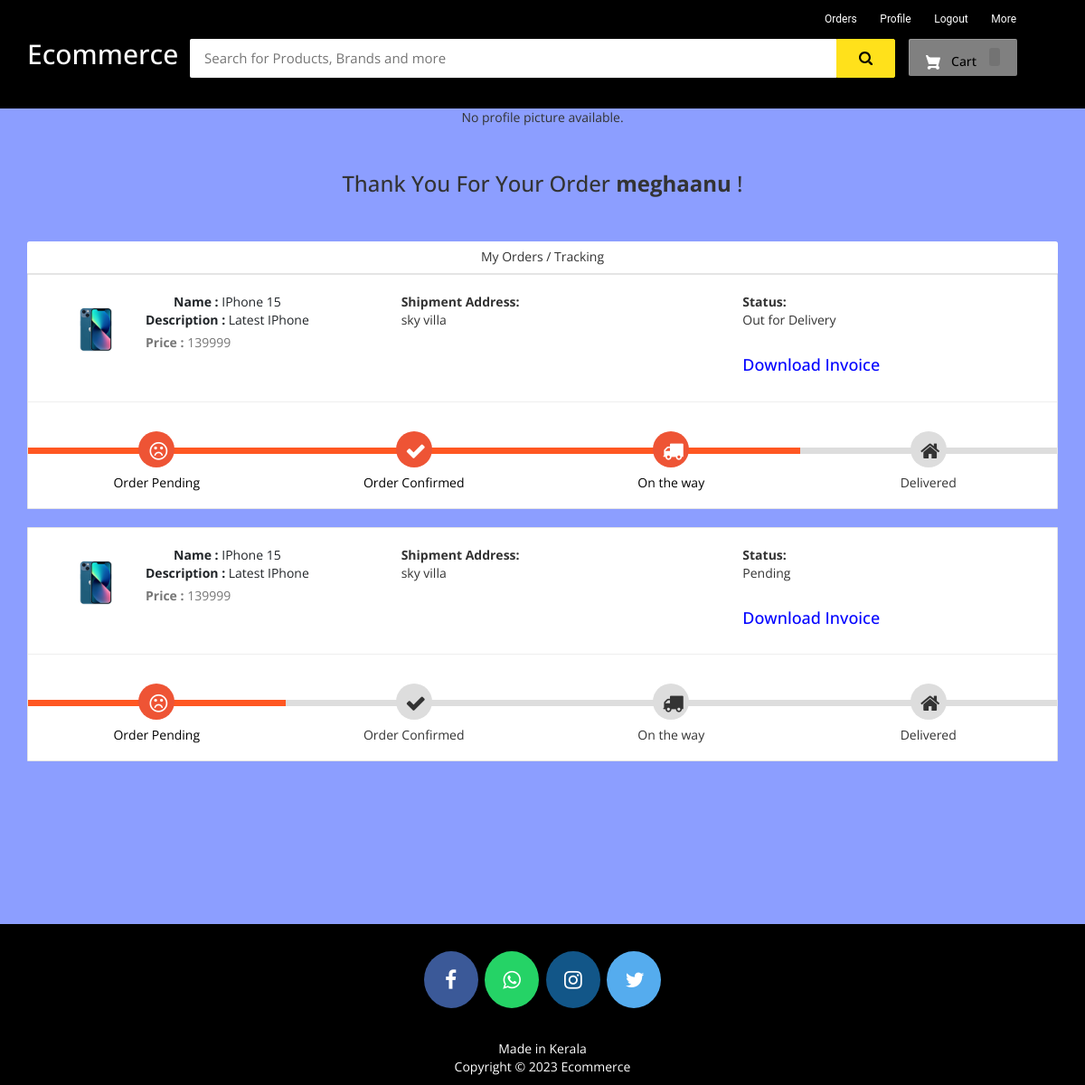
The app's page /my-order (signed in) with its own data.
### ecom/models.py (models this page shows, shortened)
class Product(models.Model):
    name=models.CharField(max_length=40)
    product_image= models.ImageField(upload_to='product_image/',null=True,blank=True)
    price = models.PositiveIntegerField()
    description=models.CharField(max_length=40)

class Orders(models.Model):
    STATUS =(
        ('Pending','Pending'),
        ('Order Confirmed','Order Confirmed'),
        ('Out for Delivery','Out for Delivery'),
        ('Delivered','Delivered'),
    )
    customer=models.ForeignKey('Customer', on_delete=models.CASCADE,null=True)
    product=models.ForeignKey('Product',on_delete=models.CASCADE,null=True)
    email = models.CharField(max_length=50,null=True)
    address = models.CharField(max_length=500,null=True)
    mobile = models.CharField(max_length=20,null=True)
    order_date= models.DateField(auto_now_add=True,null=True)
    status=models.CharField(max_length=50,null=True,choices=STATUS)

### ecom/views.py (the view)
# urls.py: path('my-order', views.my_order_view,name='my-order'),
@login_required(login_url='customerlogin')
@user_passes_test(is_customer)
def my_order_view(request):
    customer=models.Customer.objects.get(user_id=request.user.id)
    orders=models.Orders.objects.all().filter(customer_id = customer)
    ordered_products=[]
    for order in orders:
        ordered_product=models.Product.objects.all().filter(id=order.product.id)
        ordered_products.append(ordered_product)
    return render(request,'ecom/my_order.html',{'data':zip(ordered_products,orders)})

### ecom/views.py (called while the page is built)
def is_customer(user):
    return user.groups.filter(name='CUSTOMER').exists()

### templates/ecom/my_order.html (shortened to what this page needs)
{% extends 'ecom/customer_base.html' %}
{% load static %}
{% block content %}
<br>
<h3 style="text-align:center;">Thank You For Your Order  <strong>{{request.user}}</strong> !</h3> <br><br>
<div class="container">
    <header class="card-header" style="text-align:center;"> My Orders / Tracking </header>
    {% for products,order in data %}
    <article class="card">
        <div class="card-body">
            <ul class="row" style="margin-left:20px;margin-top:20px;">
                <li class="col-md-4">
                  <figure class="itemside mb-3">
                    {%for product in products%}
                      <div class="aside"><img src="{% static product.product_image.url %}" class="img-sm border"></div>
                      <figcaption class="info align-self-center">
                          <p class="title"><strong>Name : </strong>{{product.name}} <br> <strong>Description : </strong>{{product.description}}</p> <span class="text-muted"><strong>Price : </strong>{{product.price}} </span>
                      </figcaption>
                  </figure>
                </li>
                <li class="col-md-4">
                    <div class="col"> <strong>Shipment Address:</strong> <br> {{order.address}}</div>
                </li>
                <li class="col-md-4">
                    <div class="col"> <strong>Status:</strong> <br> {{order.status}} </div> <br>
                    <h4><a style="text-decoration:none; color:blue;" href="{% url 'download-invoice' order.id product.id  %}" >Download Invoice</a></h4>
                </li>
                {%endfor%}
            </ul>
            <hr>
            <div class="track">
                {%if order.status == 'Pending' %}
                <div class="step active"> <span class="icon"> <i style="padding-top:5px; padding-right:20px;" class="fa fa-frown-o"></i> </span> <span class="text">Order Pending</span> </div>
                <div class="step "> <span class="icon"> <i style="padding-top:5px; padding-right:20px;" class="fa fa-check"></i> </span> <span class="text"> Order Confirmed</span> </div>
                <div class="step "> <span class="icon"> <i style="padding-top:5px; padding-right:20px;" class="fa fa-truck"></i> </span> <span class="text"> On the way </span> </div>
                <div class="step "> <span class="icon"> <i style="padding-top:5px; padding-right:20px;" class="fa fa-home"></i> </span> <span class="text">Delivered</span> </div>
                {%elif order.status == 'Out for Delivery'%}
                <div class="step active"> <span class="icon"> <i style="padding-top:5px; padding-right:20px;" class="fa fa-frown-o"></i> </span> <span class="text">Order Pending</span> </div>
                <div class="step active"> <span class="icon"> <i style="padding-top:5px; padding-right:20px;" class="fa fa-check"></i> </span> <span class="text"> Order Confirmed</span> </div>
                <div class="step active"> <span class="icon"> <i style="padding-top:5px; padding-right:20px;" class="fa fa-truck"></i> </span> <span class="text"> On the way </span> </div>
                <div class="step "> <span class="icon"> <i style="padding-top:5px; padding-right:20px;" class="fa fa-home"></i> </span> <span class="text">Delivered</span> </div>
                {%endif%}
            </div>
        </div>
    </article><br>
    {%endfor%}
</div>
<br><br><br><br><br>
{% endblock content %}

### templates/ecom/customer_base.html (shortened to what this page needs)
<html>
{% load static %}
<head>
<link rel="stylesheet" href="https://maxcdn.bootstrapcdn.com/bootstrap/3.3.0/css/bootstrap.min.css">
<link rel="stylesheet" href="https://maxcdn.bootstrapcdn.com/font-awesome/4.7.0/css/font-awesome.min.css">
</head>
<body>
<div id="navbar">
    <div class="container">
        <div class="row row1">
            <ul class="largenav pull-right">
                <li class="upper-links"><a class="links" href="/my-order">Orders</a></li>
                <li class="upper-links"><a class="links" href="/my-profile">Profile</a></li>
                  <li class="upper-links"><a class="links" href="/logout">Logout</a></li>
                <li class="upper-links dropdown"><a class="links" href="">More</a>
                </li>
            </ul>
        </div>
        <div class="row row2">
            <div class="col-sm-2">
                <h2 style="margin:0px;"><a style="text-decoration:none; color:white;" href="/"><span class="largenav">Ecommerce </span></a></h2>
            </div>
            <div class="navbar-search smallsearch col-sm-8 col-xs-11">
              <form  action="/search" method="get">
                <div class="row"> <input class="navbar-input col-xs-11" type="search" placeholder="Search for Products, Brands and more" name="query" id="query">
                  <button class="navbar-button col-xs-1" type="submit">
                  </button>
                </div>
              </form>
            </div>
            <div class="cart1 largenav col-sm-2"> <a class="cart-button" href="/cart">  Cart <span class="item-number ">{{ product_count_in_cart }}</span> </a> </div>
        </div>
    </div>
</div>
{% if customer.profile_pic %}
<img src="{{ customer.profile_pic.url }}" alt="Profile Picture">
{% else %}
<p>No profile picture available.</p>
{% endif %}
{% block content %}
{% endblock content %}
<br><br><br>
<footer>
  <p>
    <a id="ftr" href="https://facebook.com/" class="fa fa-facebook"></a>
    <a id="ftr" href="https://api.whatsapp.com/" class="fa fa-whatsapp"></a>
    <a id="ftr" href="https://instagram.com/" class="fa fa-instagram"></a>
    <a id="ftr" href="https://twitter.com/" class="fa fa-twitter"></a>
  </p>
  <br>
  <div class="container">
    <div class="row">
      <div class="col-md-12 col-sm-12">
        <div style="color:#ffffff;" class="wow fadeInUp footer-copyright">
          <p>Made in Kerala <br>
            Copyright &copy; 2023 Ecommerce</p>
        </div>
      </div>
    </div>
  </div>
</footer>
</body>
</html>

### templates/ecom/customer_base.html (style rules this page uses)
body { background-color: #ebe0e0 }
#navbar { background-color: #000; color: black; }
.row1 { padding-top: 10px; padding-right: 50px }
.row2 { padding-bottom: 20px }
.navbar-input { padding: 11px 16px; border-radius: 2px 0 0 2px; border: 0 none; outline: 0 none; font-size: 15px }
.navbar-button { background-color: #ffe11b; border: 1px solid #ffe11b; border-radius: 0 2px 2px 0; color: #565656; padding: 10px 0; height: 43px; cursor: pointer }
.cart-button { background-color: #808080; box-shadow: 0 4px 4px 0 rgba(0, 0, 0, .23), inset 1px 1px 0 0 hsla(0, 0%, 100%, .2); padding: 10px 0; text-align: center; height: 41px; border-radius: 2px; font-weight: 500; width: 120px; display: inline-block; color: #FFFFFF; text-decoration: none; color: inherit; border: none; outline: none }
.cart-svg { display: inline-block; width: 16px; height: 16px; vertical-align: middle; margin-right: 8px }
.item-number { border-radius: 3px; background-color: rgba(0, 0, 0, .1); height: 20px; padding: 3px 6px; font-weight: 500; display: inline-block; color: #fff; line-height: 12px; margin-left: 10px }
.upper-links { display: inline-block; padding: 0 11px; line-height: 23px; font-family: 'Roboto', sans-serif; letter-spacing: 0; color: inherit; border: none; outline: none; font-size: 12px }
.dropdown { position: relative; display: inline-block; margin-bottom: 0px }
.links { color: #fff; text-decoration: none }
.largenav { display: none }
.smallsearch { margin-left: 15px; margin-top: 15px }
footer { padding: 0px 0px 0px 0px; background-color: black; margin: 0px; }
#ftr { padding: 20px; }
.fa { font-size: 23px; width: 60px; text-align: center; text-decoration: none; margin: 5px 2px; border-radius: 50%; }
.fa-facebook { background: #3B5998; color: white; margin-top: 30px; }
.fa-whatsapp { background: #25d366; color: white; }
.fa-twitter { background: #55ACEE; color: white; }
.fa-instagram { background: #125688; color: white; }
p { text-align: center; }
@media screen and (min-width: 768px) { .largenav { display: block } }
@media screen and (min-width: 768px) { .smallsearch { margin: 0px } }

### templates/ecom/my_order.html (style rules this page uses)
body { background-color: #8C9EFF; font-family: 'Open Sans', serif }
.container { margin-top: 0px; margin-bottom: 0px }
.card { position: relative; display: -webkit-box; display: -ms-flexbox; display: flex; -webkit-box-orient: vertical; -webkit-box-direction: normal; -ms-flex-direction: column; flex-direction: column; min-width: 0; word-wrap: break-word; background-color: #fff; background-clip: border-box; border: 1px solid rgba(0, 0, 0, 0.1); border-radius: 0.10rem }
.card-header:first-child { border-radius: calc(0.37rem - 1px) calc(0.37rem - 1px) 0 0 }
.card-header { padding: 0.75rem 1.25rem; margin-bottom: 0; background-color: #fff; border-bottom: 1px solid rgba(0, 0, 0, 0.1) }
.track { position: relative; background-color: #ddd; height: 7px; display: -webkit-box; display: -ms-flexbox; display: flex; margin-bottom: 60px; margin-top: 50px }
.track .step { -webkit-box-flex: 1; -ms-flex-positive: 1; flex-grow: 1; width: 25%; margin-top: -18px; text-align: center; position: relative }
.track .step.active:before { background: #FF5722 }
.track .step::before { height: 7px; position: absolute; content: ""; width: 100%; left: 0; top: 18px }
.track .step.active .icon { background: #ee5435; color: #fff }
.track .icon { display: inline-block; width: 40px; height: 40px; line-height: 40px; position: relative; border-radius: 100%; background: #ddd }
.track .step.active .text { font-weight: 400; color: #000 }
.track .text { display: block; margin-top: 7px }
.itemside { position: relative; display: -webkit-box; display: -ms-flexbox; display: flex; width: 100% }
.itemside .aside { position: relative; -ms-flex-negative: 0; flex-shrink: 0 }
.img-sm { width: 80px; height: 80px; padding: 7px }
ul.row, ul.row-sm { list-style: none; padding: 0 }
.itemside .info { padding-left: 15px; padding-right: 7px }
.itemside .title { display: block; margin-bottom: 5px; color: #212529 }
p { margin-top: 0; margin-bottom: 1rem }

### records on screen
Orders: address "sky villa", status "Out for Delivery", shows "Order Pending"
Product: product_image (picture), name "IPhone 15", description "Latest IPhone", price "139999"
Orders: address "sky villa", status "Pending", shows "Order Pending"

### other values on screen
{{ request.user }} "meghaanu"
